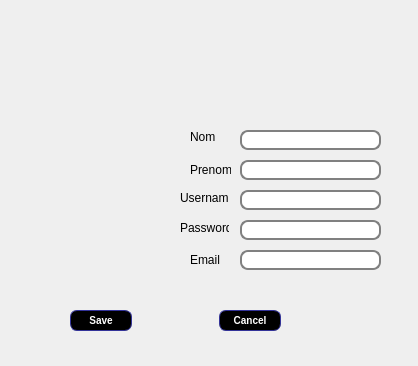
<?xml version="1.0" encoding="UTF-8"?>
<ui version="4.0">
 <class>dialogaccount</class>
 <widget class="QDialog" name="dialogaccount">
  <property name="geometry">
   <rect>
    <x>0</x>
    <y>0</y>
    <width>418</width>
    <height>366</height>
   </rect>
  </property>
  <property name="windowTitle">
   <string>Dialog</string>
  </property>
  <property name="styleSheet">
   <string notr="true">border-image: url(:/image/image/Sign up.jpg);
QLabel {
font-weight: bold;
font-size: 10px;
}
QLineEdit {
padding: 1px;
border-style: solid;
border: 2px solid gray;
border-radius: 8px;
}


QPushButton {
color: white;
font-weight: bold;
background-color: black;
border-width: 1px;
border-color: #339;
border-style: solid;
border-radius: 7;
padding: 3px;
font-size: 10px;
padding-left: 5px;
padding-right: 5px;
min-width: 50px;
max-width: 50px;
min-height: 13px;
max-height: 13px;
}
QPushButton:hover { background-color: white;
color:black;
text-decoration: underline; }</string>
  </property>
  <widget class="QPushButton" name="save">
   <property name="geometry">
    <rect>
     <x>70</x>
     <y>310</y>
     <width>121</width>
     <height>21</height>
    </rect>
   </property>
   <property name="cursor">
    <cursorShape>PointingHandCursor</cursorShape>
   </property>
   <property name="styleSheet">
    <string notr="true">border-image: url(:/image/image/Capture53.png);</string>
   </property>
   <property name="text">
    <string>Save</string>
   </property>
  </widget>
  <widget class="QPushButton" name="cancel">
   <property name="geometry">
    <rect>
     <x>219</x>
     <y>310</y>
     <width>131</width>
     <height>21</height>
    </rect>
   </property>
   <property name="cursor">
    <cursorShape>PointingHandCursor</cursorShape>
   </property>
   <property name="styleSheet">
    <string notr="true">border-image: url(:/image/image/Capture53.png);</string>
   </property>
   <property name="text">
    <string>Cancel</string>
   </property>
  </widget>
  <widget class="QLineEdit" name="name">
   <property name="geometry">
    <rect>
     <x>240</x>
     <y>130</y>
     <width>141</width>
     <height>20</height>
    </rect>
   </property>
   <property name="styleSheet">
    <string notr="true">border-image: url(:/image/image/Capture5.png);</string>
   </property>
  </widget>
  <widget class="QLabel" name="label">
   <property name="geometry">
    <rect>
     <x>190</x>
     <y>130</y>
     <width>49</width>
     <height>14</height>
    </rect>
   </property>
   <property name="styleSheet">
    <string notr="true">border-image: url(:/image/image/Capture52.png);</string>
   </property>
   <property name="text">
    <string>Nom</string>
   </property>
  </widget>
  <widget class="QLabel" name="label_2">
   <property name="geometry">
    <rect>
     <x>190</x>
     <y>160</y>
     <width>41</width>
     <height>20</height>
    </rect>
   </property>
   <property name="styleSheet">
    <string notr="true">border-image: url(:/image/image/Capture52.png);</string>
   </property>
   <property name="text">
    <string>Prenom</string>
   </property>
  </widget>
  <widget class="QLineEdit" name="lastname">
   <property name="geometry">
    <rect>
     <x>240</x>
     <y>160</y>
     <width>141</width>
     <height>20</height>
    </rect>
   </property>
   <property name="styleSheet">
    <string notr="true">border-image: url(:/image/image/Capture5.png);</string>
   </property>
  </widget>
  <widget class="QLineEdit" name="email">
   <property name="geometry">
    <rect>
     <x>240</x>
     <y>250</y>
     <width>141</width>
     <height>20</height>
    </rect>
   </property>
   <property name="styleSheet">
    <string notr="true">border-image: url(:/image/image/Capture5.png);</string>
   </property>
  </widget>
  <widget class="QLineEdit" name="password">
   <property name="geometry">
    <rect>
     <x>240</x>
     <y>220</y>
     <width>141</width>
     <height>20</height>
    </rect>
   </property>
   <property name="styleSheet">
    <string notr="true">border-image: url(:/image/image/Capture5.png);</string>
   </property>
  </widget>
  <widget class="QLabel" name="label_4">
   <property name="geometry">
    <rect>
     <x>180</x>
     <y>220</y>
     <width>49</width>
     <height>16</height>
    </rect>
   </property>
   <property name="styleSheet">
    <string notr="true">border-image: url(:/image/image/Capture52.png);</string>
   </property>
   <property name="text">
    <string>Password</string>
   </property>
  </widget>
  <widget class="QLineEdit" name="username">
   <property name="geometry">
    <rect>
     <x>240</x>
     <y>190</y>
     <width>141</width>
     <height>20</height>
    </rect>
   </property>
   <property name="styleSheet">
    <string notr="true">border-image: url(:/image/image/Capture5.png);</string>
   </property>
  </widget>
  <widget class="QLabel" name="label_5">
   <property name="geometry">
    <rect>
     <x>190</x>
     <y>252</y>
     <width>49</width>
     <height>16</height>
    </rect>
   </property>
   <property name="styleSheet">
    <string notr="true">border-image: url(:/image/image/Capture52.png);</string>
   </property>
   <property name="text">
    <string>Email</string>
   </property>
  </widget>
  <widget class="QLabel" name="label_3">
   <property name="geometry">
    <rect>
     <x>180</x>
     <y>190</y>
     <width>49</width>
     <height>16</height>
    </rect>
   </property>
   <property name="styleSheet">
    <string notr="true">border-image: url(:/image/image/Capture52.png);</string>
   </property>
   <property name="text">
    <string>Username</string>
   </property>
  </widget>
 </widget>
 <resources/>
 <connections/>
</ui>
